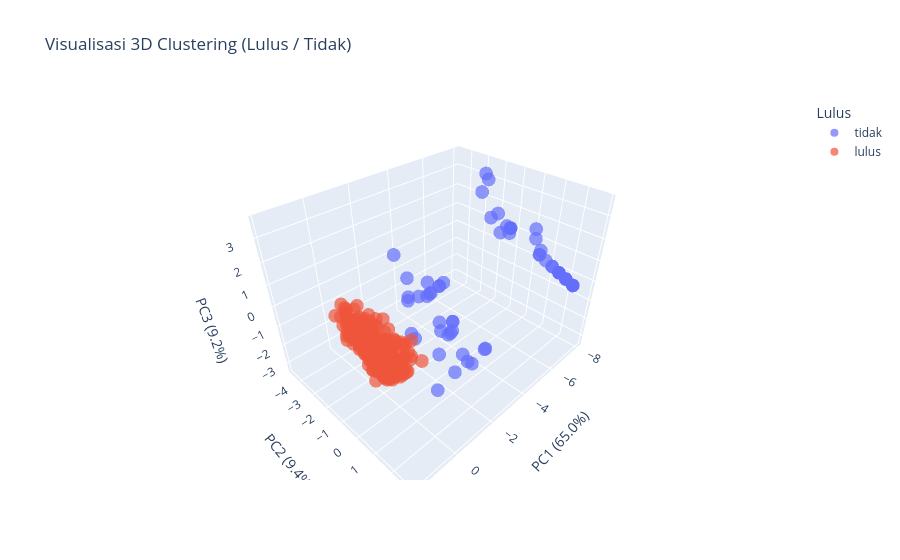

The code cell stored with this chart in its notebook:
### Code cell
import plotly.express as px
from sklearn.preprocessing import StandardScaler
from sklearn.decomposition import PCA

X_numeric = df_final.drop(columns=['id', 'label'])

X_filled = X_numeric.fillna(0)

# Standardisasi
scaler = StandardScaler()
X_scaled = scaler.fit_transform(X_filled)

# PCA ke 3D
pca = PCA(n_components=3, random_state=42)
X_pca = pca.fit_transform(X_scaled)

df_pca = pd.DataFrame(X_pca, columns=['PC1', 'PC2', 'PC3'])
df_pca['label'] = df_final['label']

# Plot 3D
fig = px.scatter_3d(
    df_pca, x='PC1', y='PC2', z='PC3',
    color='label',
    title='Visualisasi 3D Clustering (Lulus / Tidak)',
    labels={'label': 'Lulus'},
    opacity=0.7
)
fig.update_layout(scene=dict(
    xaxis_title=f"PC1 ({pca.explained_variance_ratio_[0]*100:.1f}%)",
    yaxis_title=f"PC2 ({pca.explained_variance_ratio_[1]*100:.1f}%)",
    zaxis_title=f"PC3 ({pca.explained_variance_ratio_[2]*100:.1f}%)",
))
fig.show()

### Figure 1 — Plotly figure (JSON) as saved in the notebook; plotly's stock layout.template omitted (floating-point values rounded to 4 significant figures; data arrays with more than 128 entries replaced by an {"elided": "..."} marker saying what was removed)
{"data": [{"hovertemplate": "Lulus=tidak<br>PC1=%{x}<br>PC2=%{y}<br>PC3=%{z}<extra></extra>", "legendgroup": "tidak", "marker": {"color": "#636efa", "opacity": 0.7, "symbol": "circle"}, "mode": "markers", "name": "tidak", "scene": "scene", "showlegend": true, "type": "scatter3d", "x": [-8.023, -7.062, -6.522, -5.356, -6.01, -8.023, -7.322, -8.023, -7.182, -6.941, -6.77, -4.895, -8.023, -6.821, -2.791, -3.744, -5.465, -6.941, -2.721, -8.023, -3.144, -2.181, -4.545, -6.941, -4.776, -7.302, -7.773, -7.125, -7.026, -5.146, -1.554, -6.821, -7.062, -6.821, -7.422, -6.821, -2.999, -8.023, -7.062, -4.185, -1.927, -6.821, -7.182, -4.986, -5.811, -1.943, -1.318, -6.982, -2.583, -4.21, -6.821, -4.345, -3.187, -8.023, -1.286, -4.178, -5.092, -4.105, -3.829, -6.941, -5.625, -3.624, -7.062, -8.023, -5.465, -4.545, -7.422, -6.821, -7.062], "y": [-1.231, 2.055, -1.783, 0.628, 1.701, -1.231, -1.466, -1.231, 1.644, 2.465, -1.414, 2.062, -1.231, 2.876, -0.6019, -0.09011, -3.275, 2.465, -2.417, -1.231, -0.8457, -1.658, -1.477, 2.465, -3.376, 1.233, -1.267, -1.962, -2.043, -3.531, -1.036, 2.876, 2.055, 2.876, 0.8228, 2.876, 1.085, -1.231, 2.055, -1.259, -1.45, 2.876, 1.644, -3.656, 1.539, -0.8487, 0.7958, -1.009, 0.5421, 0.7884, 2.876, -2.143, -0.2245, -1.231, -0.3951, 0.7635, -3.573, -1.322, -4.598, 2.465, -3.147, 0.3206, 2.055, -1.231, -3.275, -1.477, 0.8228, 2.876, 2.055], "z": [1.003, 0.5333, 3.041, 2.461, 1.864, 1.003, 1.891, 1.003, 0.5921, 0.4746, 1.904, 3.335, 1.003, 0.4159, -2.944, -3.235, -1.964, 0.4746, 0.1993, 1.003, -1.973, -2.032, -2.629, 0.4746, -1.469, 0.6508, 1.183, 3.375, 3.638, -2.335, 0.3715, 0.4159, 0.5333, 0.4159, 0.7095, 0.4159, -2.461, 1.003, 0.5333, -2.966, 0.1345, 0.4159, 0.5921, -2.522, 2.391, 0.4694, -2.956, 1.251, -3.046, -2.613, 0.4159, -2.941, -1.607, 1.003, -0.9695, -2.651, -2.397, -3.059, -0.07107, 0.4746, -1.779, -3.294, 0.5333, 1.003, -1.964, -2.629, 0.7095, 0.4159, 0.5333]}, {"hovertemplate": "Lulus=lulus<br>PC1=%{x}<br>PC2=%{y}<br>PC3=%{z}<extra></extra>", "legendgroup": "lulus", "marker": {"color": "#EF553B", "opacity": 0.7, "symbol": "circle"}, "mode": "markers", "name": "lulus", "scene": "scene", "showlegend": true, "type": "scatter3d", "x": {"elided": "480 float values"}, "y": {"elided": "480 float values"}, "z": {"elided": "480 float values"}}], "layout": {"legend": {"title": {"text": "Lulus"}, "tracegroupgap": 0}, "scene": {"domain": {"x": [0, 1], "y": [0, 1]}, "xaxis": {"title": {"text": "PC1 (65.0%)"}}, "yaxis": {"title": {"text": "PC2 (9.4%)"}}, "zaxis": {"title": {"text": "PC3 (9.2%)"}}}, "title": {"text": "Visualisasi 3D Clustering (Lulus / Tidak)"}}}
